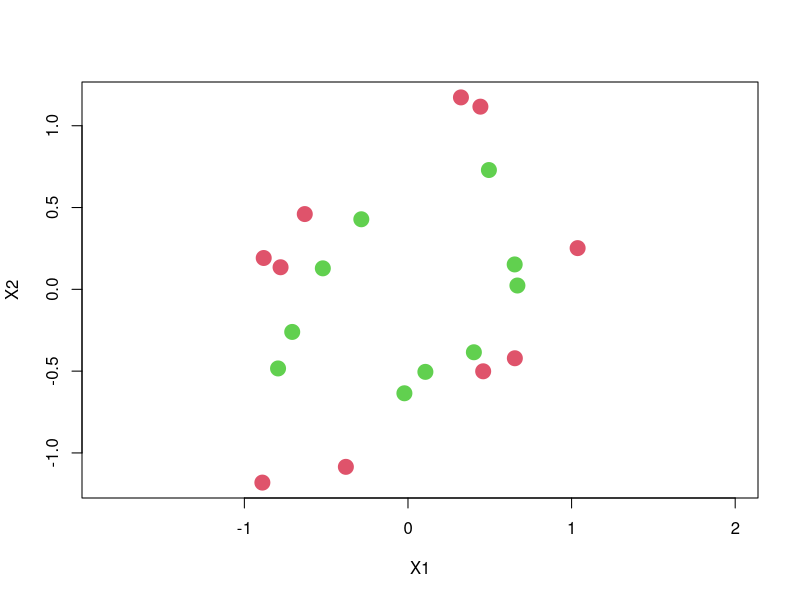
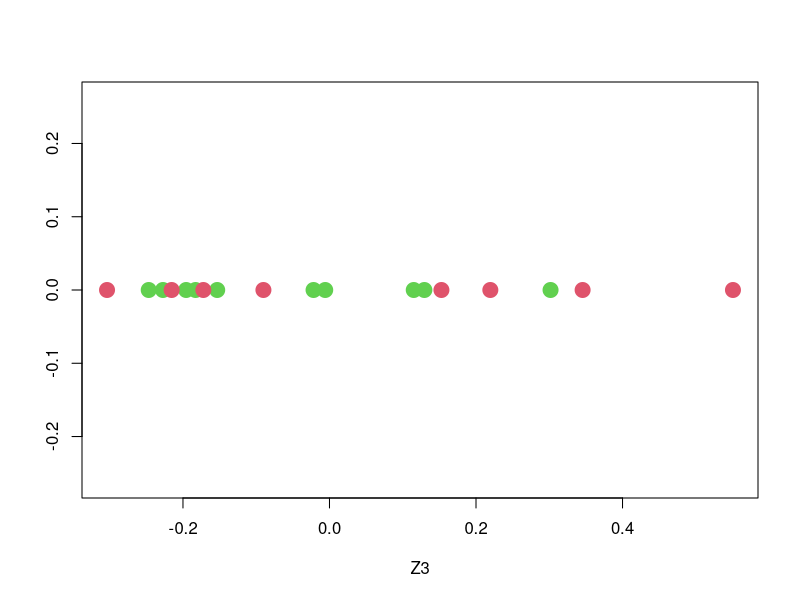

These figures' R source, in order:
rm(list = ls())

#--- generate the data ---#
DGP_ellipse <- function(N = 50, seed = 8312){
  set.seed(seed)
  oval_fun <- function(x,a=1,b=0.5){b*sqrt(1-(x/a)^2)}
  x11 = runif(N, -1, 1)
  x12 = c(oval_fun(x11[1:(.5*N)]),-oval_fun(x11[(.5*N+1):N])) + rnorm(N, 0, 0.05)
  X = cbind(x11, x12)
  x21 = runif(N, -1.5, 1.5)
  x22 = c(oval_fun(x21[1:(.5*N)],a=1.5,b=0.75),-oval_fun(x21[(.5*N+1):N],a=1.5,b=0.75)) + rnorm(N, 0, 0.05)
  X = rbind(X, cbind(x21,x22))
  Q = eigen(matrix(c(1,-4,-4,1),2,2))$vectors
  X = X%*%Q
  y = c(rep(1,N), rep(0, N))
  d = cbind(y, X)
  return(d)
}
N = 10
d = DGP_ellipse(N)
y = d[,1]
X = d[,-1]
# visualize
plot(X, pch=20, col = y+2, xlab = "X1", ylab = "X2", asp = 1, cex = 3)
#--- generate the data OVER ---#

#--- tr_te_split ---#
id = sample(1:(2*N), N*0.2)
X_tr = X[-id, ]
X_te = X[id, ]
y_tr = y[-id]
y_te = y[id]
#--- tr_te_split OVER ---#

# Hard code to find gram matrix 
kernel_function <- function(x1, x2) {
  result <- (t(x1) %*% x2)^2
  return(result)
}

calculate_gram_matrix <- function(X) {
  n <- nrow(X)
  gram_matrix <- matrix(0, n, n)
  
  for (i in 1:n) {
    for (j in 1:n) {
      gram_matrix[i, j] <- kernel_function(X[i,], X[j,])
    }
  }
  
  return(gram_matrix)
}

K = calculate_gram_matrix(X_tr)
N = dim(K)[1]
C = matrix(1/N, N, N)

KC = K - C%*%K - K%*%C + C%*%K%*%C

eig = eigen(KC)

third = eig$vectors[,2]

plot(third, rep(0,N), pch=20, col = y+2, xlab = "Z3", ylab = "", asp = 1, cex = 3)







